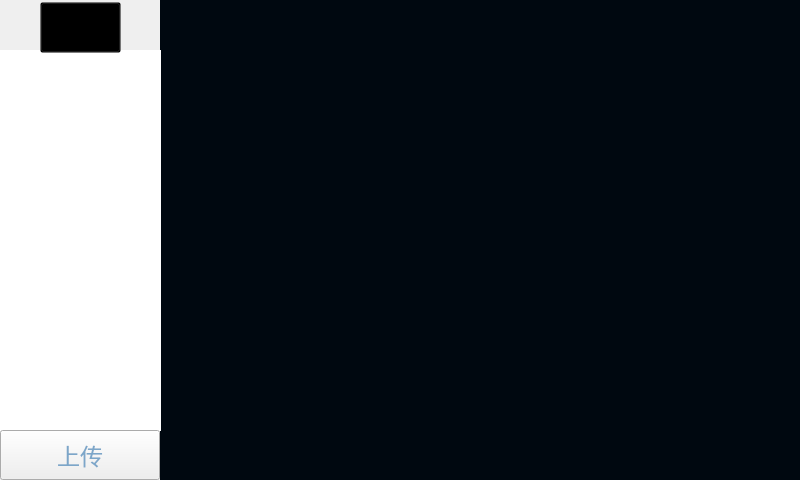
<?xml version="1.0" encoding="UTF-8"?>
<ui version="4.0">
 <class>hp_pms</class>
 <widget class="QWidget" name="hp_pms">
  <property name="geometry">
   <rect>
    <x>0</x>
    <y>0</y>
    <width>800</width>
    <height>480</height>
   </rect>
  </property>
  <property name="windowTitle">
   <string>Form</string>
  </property>
  <property name="styleSheet">
   <string notr="true"/>
  </property>
  <widget class="QListWidget" name="listWidget">
   <property name="geometry">
    <rect>
     <x>-20</x>
     <y>50</y>
     <width>181</width>
     <height>381</height>
    </rect>
   </property>
   <property name="font">
    <font>
     <pointsize>12</pointsize>
    </font>
   </property>
   <property name="styleSheet">
    <string notr="true">QListWidget{
	border:0px solid #ffffff;
	background-image:url(:/res/res/setting_background.png);
}
QListWidget::Item{
	height:50px;
	color:#7CA6C9;
}
QListWidget::Item:selected{
	height:50px;
	color:#ffffff;
}</string>
   </property>
   <property name="verticalScrollMode">
    <enum>QAbstractItemView::ScrollPerPixel</enum>
   </property>
   <property name="wordWrap">
    <bool>true</bool>
   </property>
  </widget>
  <widget class="QLabel" name="label">
   <property name="geometry">
    <rect>
     <x>160</x>
     <y>0</y>
     <width>640</width>
     <height>480</height>
    </rect>
   </property>
   <property name="styleSheet">
    <string notr="true">background-color: rgb(0, 8, 16);</string>
   </property>
   <property name="text">
    <string/>
   </property>
  </widget>
  <widget class="QToolButton" name="toolButton">
   <property name="geometry">
    <rect>
     <x>40</x>
     <y>2</y>
     <width>81</width>
     <height>51</height>
    </rect>
   </property>
   <property name="font">
    <font>
     <pointsize>17</pointsize>
    </font>
   </property>
   <property name="styleSheet">
    <string notr="true">QToolButton {
border-image:url(:/res/res/back_n.png);
color:#7CA6C9;
background:transparent;
}  

QToolButton:pressed{
border-image:url(:/res/res/back_s_2.png);
}

QToolButton:disabled{
border-image:url(:/res/res/back_d.png);
}</string>
   </property>
   <property name="text">
    <string/>
   </property>
  </widget>
  <widget class="QLabel" name="label_2">
   <property name="geometry">
    <rect>
     <x>0</x>
     <y>430</y>
     <width>161</width>
     <height>51</height>
    </rect>
   </property>
   <property name="styleSheet">
    <string notr="true">
	background-image:url(:/res/res/setting_background.png);</string>
   </property>
   <property name="text">
    <string/>
   </property>
  </widget>
  <widget class="QLabel" name="label_3">
   <property name="geometry">
    <rect>
     <x>0</x>
     <y>0</y>
     <width>161</width>
     <height>51</height>
    </rect>
   </property>
   <property name="styleSheet">
    <string notr="true">
	background-image:url(:/res/res/setting_background.png);</string>
   </property>
   <property name="text">
    <string/>
   </property>
  </widget>
  <widget class="QToolButton" name="pms_upload">
   <property name="geometry">
    <rect>
     <x>0</x>
     <y>430</y>
     <width>160</width>
     <height>50</height>
    </rect>
   </property>
   <property name="font">
    <font>
     <pointsize>17</pointsize>
    </font>
   </property>
   <property name="focusPolicy">
    <enum>Qt::NoFocus</enum>
   </property>
   <property name="styleSheet">
    <string notr="true">QToolButton {
border-image:url(:/res/res/mode_button_n.png);
color:#7CA6C9;
}  

QToolButton:pressed{
border-image:url(:/res/res/mode_button_s.png);
}</string>
   </property>
   <property name="text">
    <string>上传</string>
   </property>
   <property name="autoRaise">
    <bool>false</bool>
   </property>
  </widget>
  <widget class="QLabel" name="label_4">
   <property name="geometry">
    <rect>
     <x>160</x>
     <y>0</y>
     <width>320</width>
     <height>70</height>
    </rect>
   </property>
   <property name="text">
    <string/>
   </property>
   <property name="wordWrap">
    <bool>true</bool>
   </property>
  </widget>
  <zorder>label_2</zorder>
  <zorder>label</zorder>
  <zorder>listWidget</zorder>
  <zorder>label_3</zorder>
  <zorder>toolButton</zorder>
  <zorder>pms_upload</zorder>
  <zorder>label_4</zorder>
 </widget>
 <resources/>
 <connections/>
</ui>
